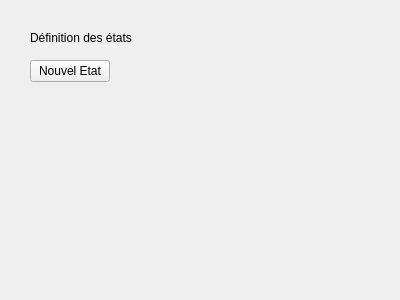
<?xml version="1.0" encoding="UTF-8"?>
<ui version="4.0">
 <class>Form</class>
 <widget class="QWidget" name="Form">
  <property name="geometry">
   <rect>
    <x>0</x>
    <y>0</y>
    <width>400</width>
    <height>300</height>
   </rect>
  </property>
  <property name="windowTitle">
   <string>Form</string>
  </property>
  <widget class="QLabel" name="label">
   <property name="geometry">
    <rect>
     <x>30</x>
     <y>30</y>
     <width>141</width>
     <height>16</height>
    </rect>
   </property>
   <property name="text">
    <string>Définition des états</string>
   </property>
  </widget>
  <widget class="QPushButton" name="pushButton">
   <property name="geometry">
    <rect>
     <x>30</x>
     <y>60</y>
     <width>80</width>
     <height>22</height>
    </rect>
   </property>
   <property name="text">
    <string>Nouvel Etat</string>
   </property>
  </widget>
 </widget>
 <resources/>
 <connections/>
</ui>
